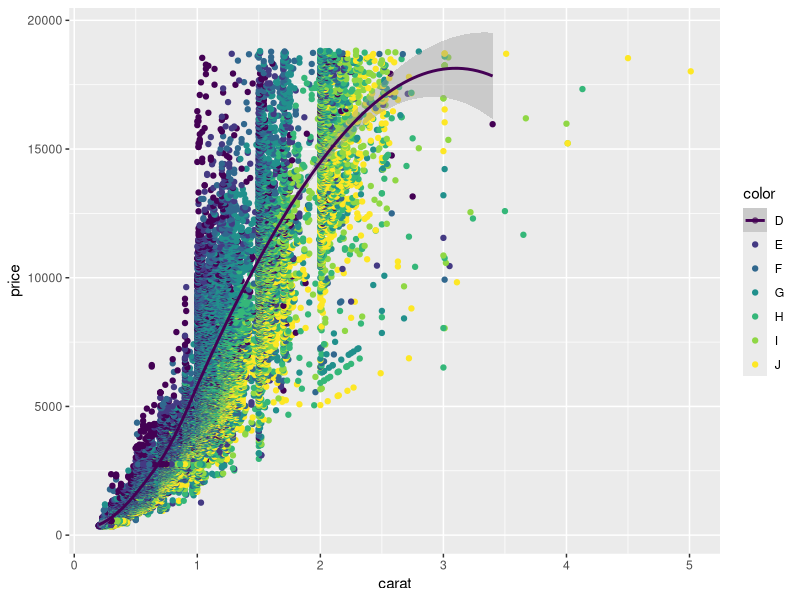
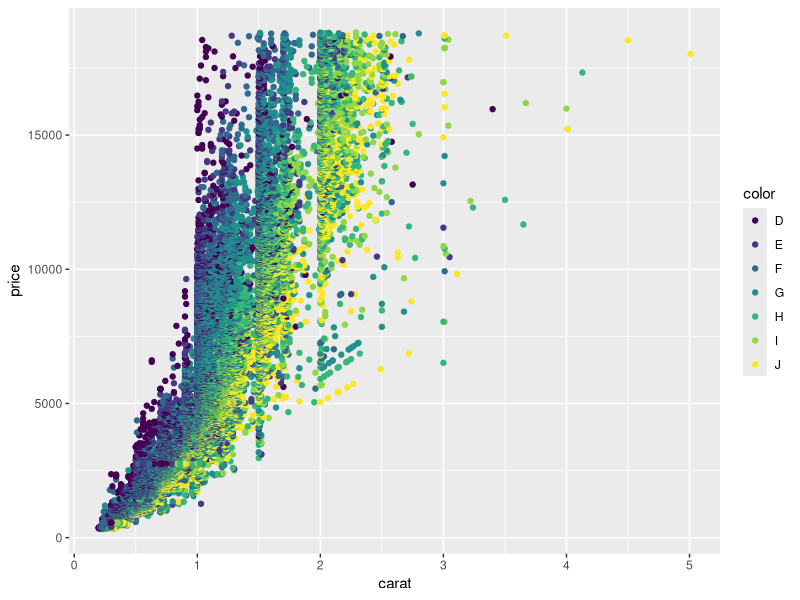
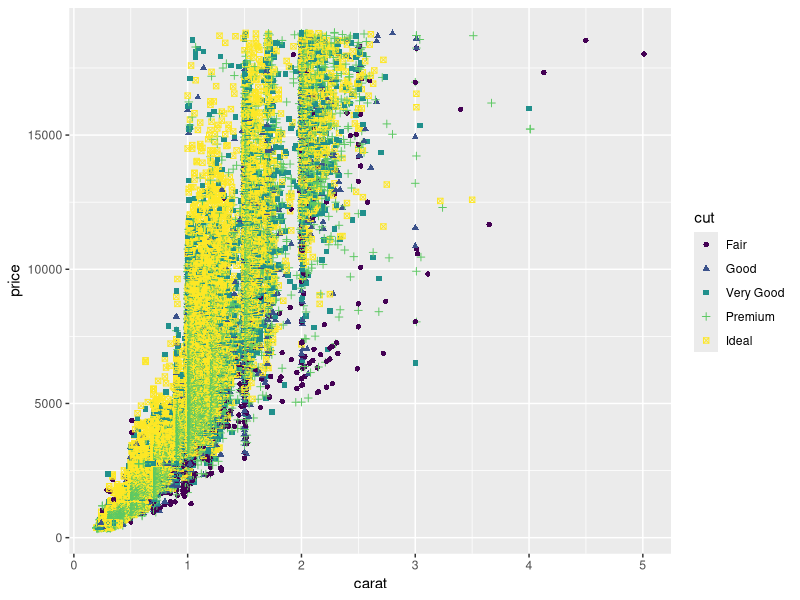
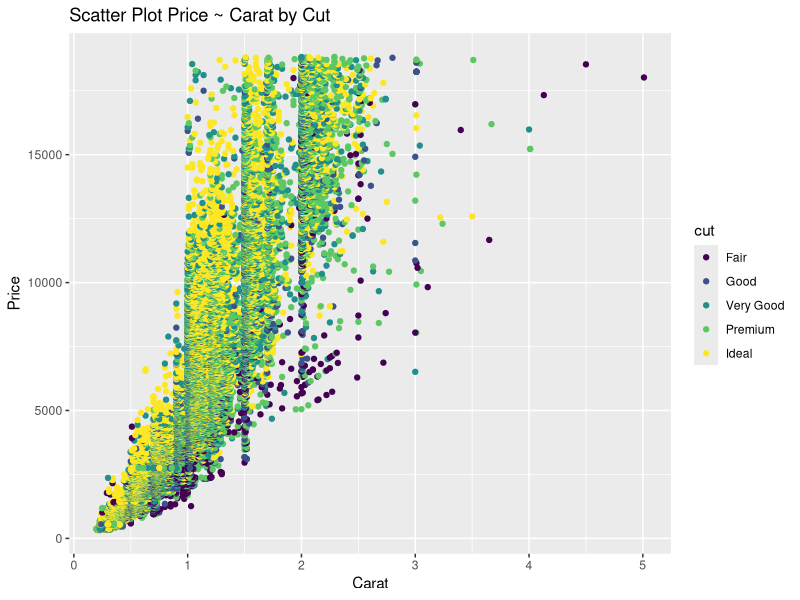
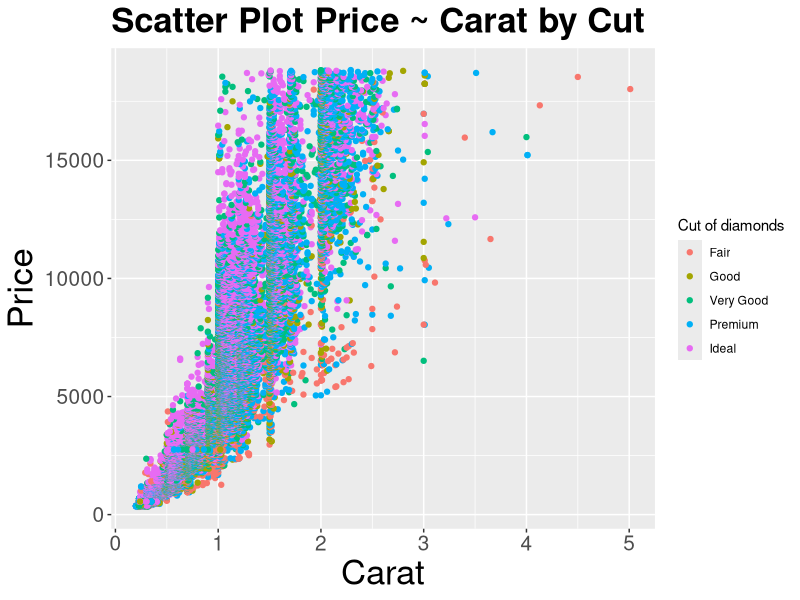
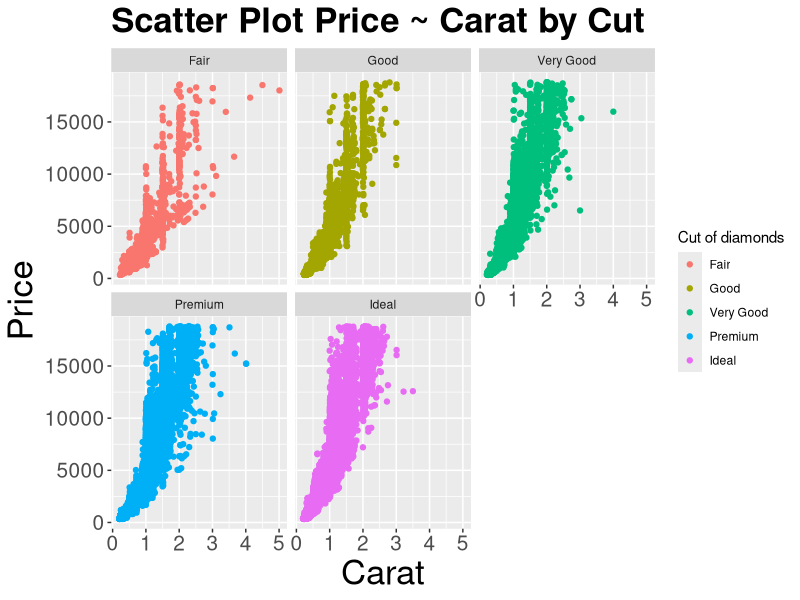

Recreate these plots in R, in order.
library(ggplot2)
summary(diamonds)
?diamonds

ggplot(data = diamonds, aes(x = carat, y = price , color = color))+geom_point()+geom_smooth(method = loess)

#integrate all smoothing lines into 1
# meaning color aes should not inherit to geom_smooth() geom => specify color in required layer and not in parent ggplot()
ggplot(data = diamonds, aes(x= carat, y = price))+geom_point(aes(color = color))+geom_smooth()

#Manipulating shape of the points
ggplot(data = diamonds, aes(x= carat, y = price))+geom_point(aes(color = cut, shape = cut))+geom_smooth()


#Adding labels 
gg<-ggplot(data=diamonds, aes(x= carat, y = price))+geom_point(aes(color = cut))+labs(title = "Scatter Plot Price ~ Carat by Cut", x = "Carat", y="Price")
print(gg)

#Changing the theme, size of text labels etc
gg1 <-gg + theme(
          plot.title = element_text(size=25, face="bold"), 
          axis.text.x=element_text(size=15), 
          axis.text.y=element_text(size=15),
          axis.title.x=element_text(size=25),
          axis.title.y=element_text(size=25)
          ) + 
    scale_color_discrete(name="Cut of diamonds") # changes the legend title if the legend is based on color attribute
print(gg1)

#Facet Wrap

gg1+facet_wrap(~cut)

